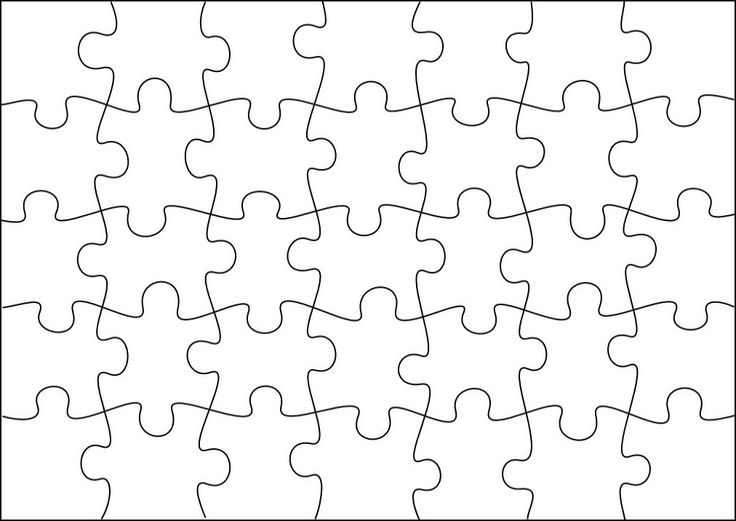
#> input picture puzzle.jpg, 736 x 521 px, found by its file name
$ jupyter execute puzzle_solver.ipynb   (Python 2 division)
#> lines starting #> are read from the running program, lines starting #| are printed output that depends on the picture; after the words box and inside, x2 and y2 are one past the last pixel; in counts of white or black regions, pixels touching at a corner belong together
[cell 1]
import cv2
import numpy as np

### Produce puzzle pieces from full puzzle ###

# Load the complete puzzle
puzzle_original = cv2.imread('C:\\Users\\user\\Desktop\\resume\\OpenCV\\puzzle.jpg')
#> puzzle_original is the input picture: shape (521, 736, 3); min 0, max 255, mean 243.1
ret,puzzle_thresh = cv2.threshold(puzzle_original, 200, 255, cv2.THRESH_BINARY)
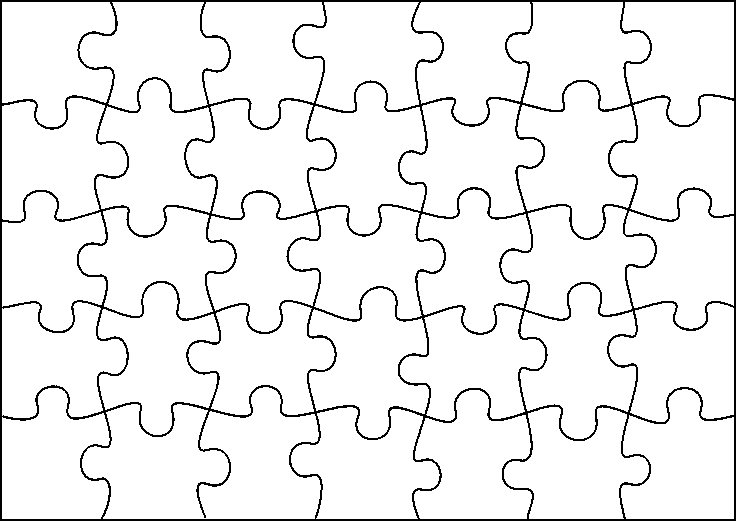
#> puzzle_thresh: shape (521, 736, 3); 93.7% white; black in thin lines or dots

kernel = np.ones((1,1), np.uint8)
puzzle_thickline = cv2.erode(puzzle_thresh, kernel, iterations = 1)
puzzle_gray = cv2.cvtColor(puzzle_thickline,cv2.COLOR_BGR2GRAY)
#> puzzle_gray: shape (521, 736); 93.7% white; black in thin lines or dots
cv2.line(puzzle_gray, (734,0), (734,521), (0,0,0), 2)
cv2.line(puzzle_gray, (0,519), (736,519), (0,0,0), 2)
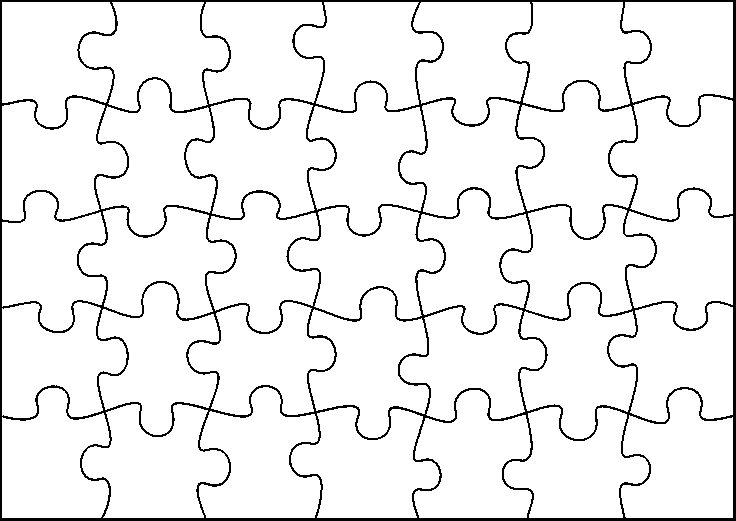
#> puzzle_gray: shape (521, 736); 93.4% white; 1 black region
contours, hierarchy = cv2.findContours(puzzle_gray, cv2.RETR_EXTERNAL, cv2.CHAIN_APPROX_NONE)
#> contours = 35 contours; largest, box (x1, y1, x2, y2) and area: (517, 82, 636, 238) 10914, (82, 404, 229, 518) 10602, (621, 389, 733, 518) 10548, (291, 407, 440, 518) 10532, (308, 83, 426, 234) 10529

print("Number of Contours found = " + str(len(contours)))
#| Number of Contours found = 35
print puzzle_original.shape
#| (521, 736, 3)

for i in range(len(contours)):
    image = np.zeros((521,736,3), np.uint8)
    image[:] = (255,255,255)
    cv2.drawContours(image, contours, i, (0,0,0), -1)
    file = "C:\\Users\\user\\Desktop\\resume\\OpenCV\\puzzle_piece_cheat" + str(i) + ".jpg"
    cv2.imwrite(file, image)
    a = c = contours[i][1][0][0] #a is right boarder, c is left boarder
    b = d = contours[i][1][0][1] #b is top, d is bottom
    for j in range(len(contours[i])):
        if contours[i][j][0][0] > a:
            a = contours[i][j][0][0]
        if contours[i][j][0][0] < c:
            c = contours[i][j][0][0]
        if contours[i][j][0][1] > b:
            b = contours[i][j][0][1]
        if contours[i][j][0][1] < d:
            d = contours[i][j][0][1]
    image = image[d:b , c:a]
    file = "C:\\Users\\user\\Desktop\\resume\\OpenCV\\puzzle_piece" + str(i) + ".jpg"
    cv2.imwrite(file, image)
#> this loop made 35 passes
#> pass 1, `cv2.imwrite(file, image)`:
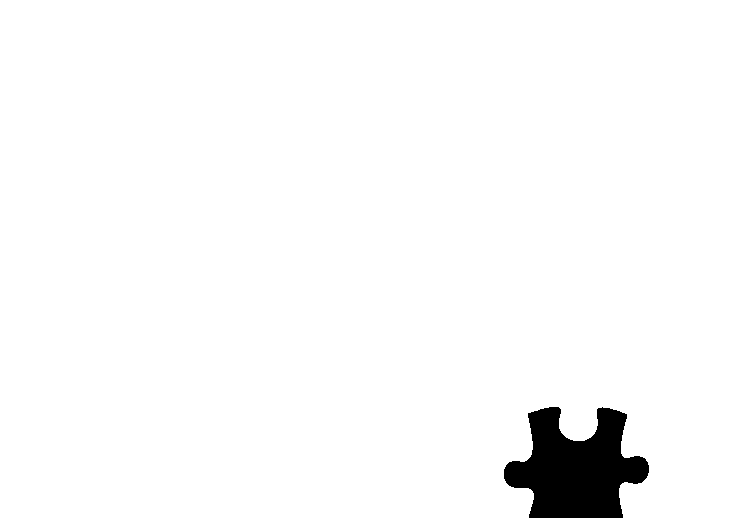
#> saved as puzzle_piece_cheat0.jpg: shape (521, 736, 3); 97.4% white; 1 black region, box (x1, y1, x2, y2) and area: (504, 407, 649, 518) 10134
#> pass 2, `image = image[d:b , c:a]`:
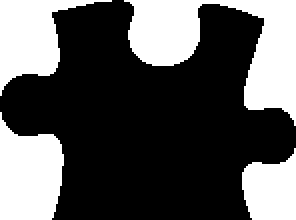
#> image: shape (110, 148, 3) (shown 2 times larger); 34.3% white; 4 white regions, box (x1, y1, x2, y2) and area: (62, 0, 148, 63) 2356, (0, 56, 32, 110) 1310, (0, 0, 56, 48) 1179, (121, 74, 148, 110) 742
#> after the loop:
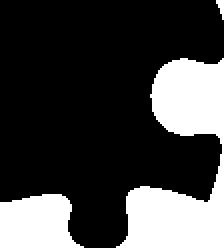
#> image: shape (124, 112, 3) (shown 2 times larger); 26% white; 3 white regions, box (x1, y1, x2, y2) and area: (58, 29, 112, 124) 2679, (0, 97, 42, 124) 902, (108, 0, 112, 10) 23


### Solve puzzle again from pieces ###

x = 10
y = 10
blank_page = np.zeros((800,1300,3), np.uint8)
blank_page[:] = (255,255,255)
for i in range(35):
    a_piece = cv2.imread('C:\\Users\\user\\Desktop\\resume\\OpenCV\\puzzle_piece'+str(i)+'.jpg')
#> a_piece: shape (110, 144, 3); min 0, max 255, mean 93.5
    blank_page[y:y+a_piece.shape[0], x:x+a_piece.shape[1]] = a_piece
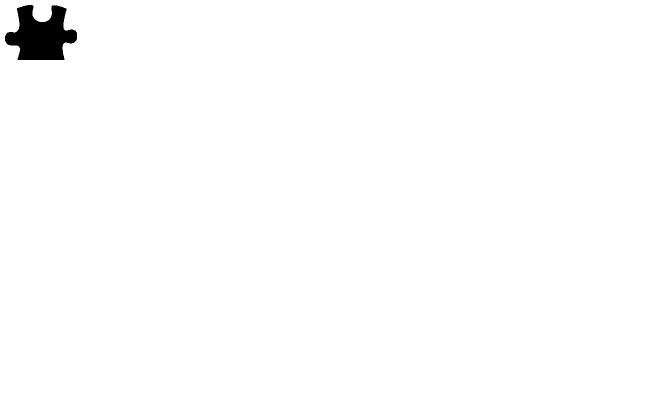
#> blank_page: shape (800, 1300, 3) (shown at 1/2 size); min 0, max 255, mean 252.5
    x+=a_piece.shape[1]+5
#> x = 159
    if x > 1100:
        x = 10
        y += 200
#blank page have all the pieces
file = "C:\\Users\\user\\Desktop\\resume\\OpenCV\\blank_page.jpg"
cv2.imwrite(file, blank_page)

#test piece 4
##need to find the corner

piece4 = cv2.imread('C:\\Users\\user\\Desktop\\resume\\OpenCV\\puzzle_piece4.jpg')
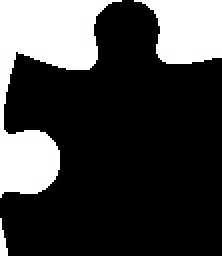
#> piece4: shape (128, 111, 3) (shown 2 times larger); min 0, max 255, mean 65
template = np.zeros((10+piece4.shape[0]/3,piece4.shape[1]-10,3), np.uint8)
template[:] = (255,255,255)
template[10:10 + piece4.shape[0]/3, 0:piece4.shape[1]-10] = piece4[0:piece4.shape[0]/3, 10:piece4.shape[1]]
ret,template = cv2.threshold(template, 127, 255, cv2.THRESH_BINARY_INV)
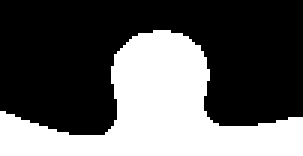
#> template: shape (52, 101, 3) (shown 3 times larger); 36.9% white; 1 white region, box (x1, y1, x2, y2) and area: (0, 10, 101, 52) 1940
cv2.imshow('the template', template)
cv2.waitKey(0)

###match template
# Load input image and convert to grayscale
image = blank_page
cv2.imshow('blank_page', image)
cv2.waitKey(0)
gray = cv2.cvtColor(image, cv2.COLOR_BGR2GRAY)

# Load Template image
template = cv2.cvtColor(template, cv2.COLOR_BGR2GRAY)

result = cv2.matchTemplate(gray, template, cv2.TM_CCOEFF)
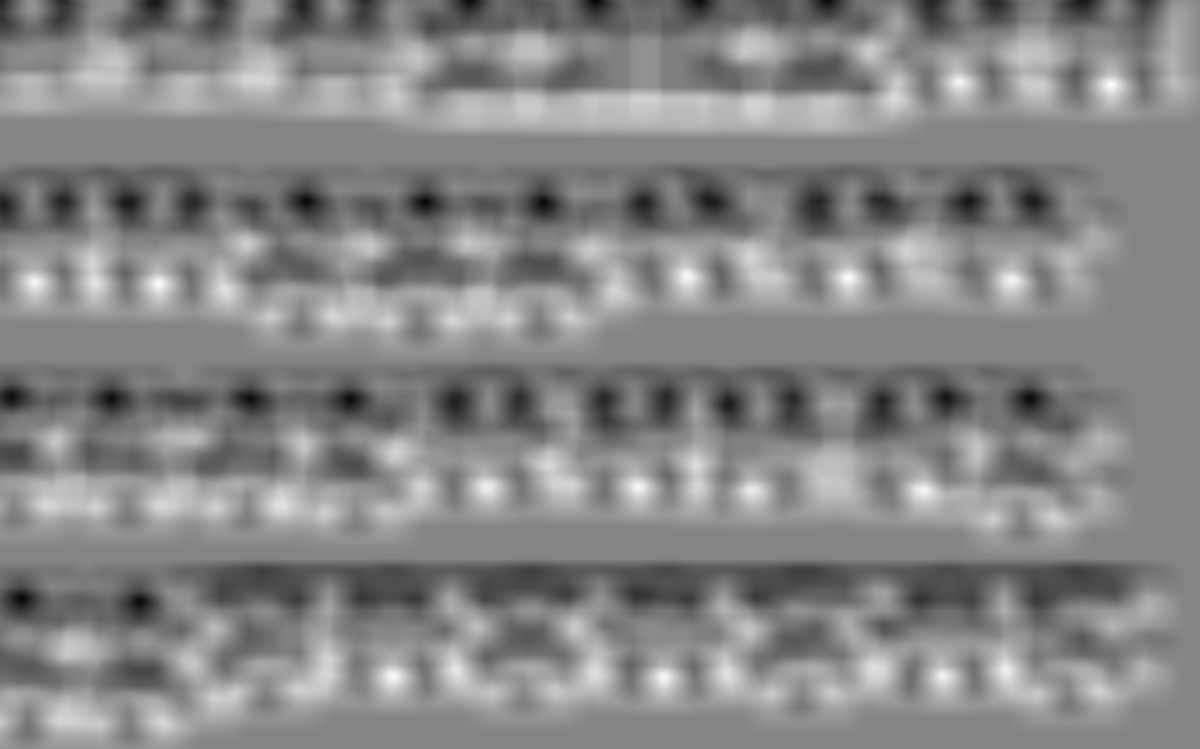
#> result: shape (749, 1200) float32; min -79436544, max 72870984, mean 679536; drawn with min black and max white
min_val, max_val, min_loc, max_loc = cv2.minMaxLoc(result)
#> min_val = -79436544; max_val = 72870984; min_loc = (595, 0); max_loc = (1110, 84)

#Create Bounding Box
top_left = max_loc
#> top_left = (1110, 84)
bottom_right = (top_left[0] + 50, top_left[1] + 50)
#> bottom_right = (1160, 134)
cv2.rectangle(image, top_left, bottom_right, (0,0,255), 5)
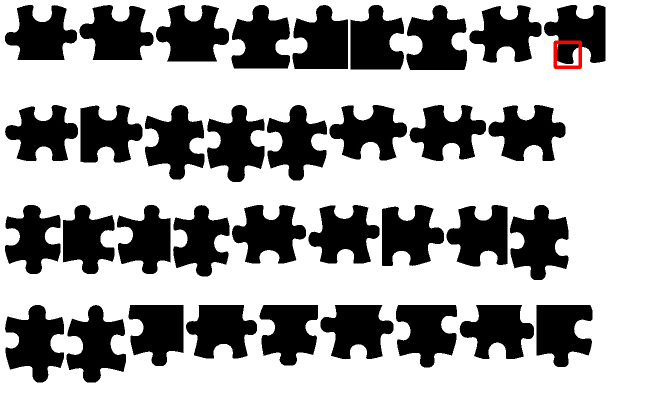
#> image: shape (800, 1300, 3) (shown at 1/2 size); mean B, G, R 167.4, 167.4, 167.7

cv2.imshow('result', image)
cv2.waitKey(0)
cv2.destroyAllWindows()
